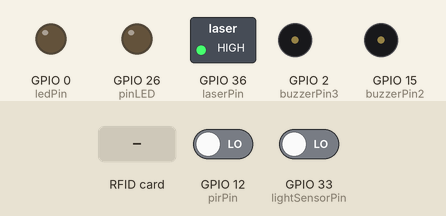
Recording of a sketch running on a simulated ESP32. On the bench: switched loads named in the sketch (green lamp = pin HIGH), output pins drawn as LEDs (lit = HIGH), buzzer (waves = sounding, pin HIGH). Dashed ring = blinking. Inputs (shaded band) come from the test bench; at power-on: GPIO 12 (pirPin) LOW, GPIO 33 (lightSensorPin) LOW. WiFi joins after 1.5 s; servers stay silent unless stated; no MQTT or app messages arrive unless stated; what the sketch prints to the serial monitor is not drawn.

Above: at 3.7 s.
3.8 s: GPIO 12 (pirPin) driven HIGH
At 4.9 s:
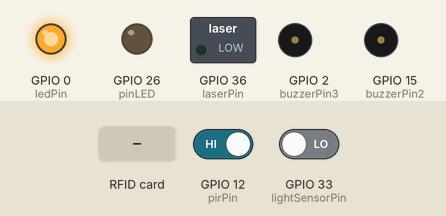
6.8 s: RFID card 5E 7A 19 C4 held to the reader
At 7.76 s:
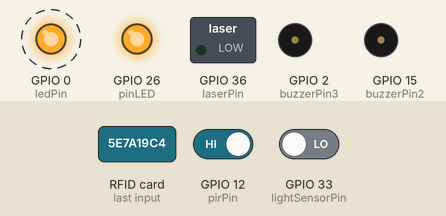
12.8 s: RFID card 3A E2 45 17 held to the reader
At 14.0 s:
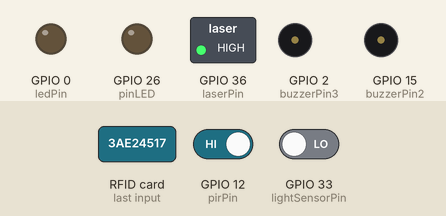
14.3 s: RFID card 5E 7A 19 C4 held to the reader
At 15.1 s:
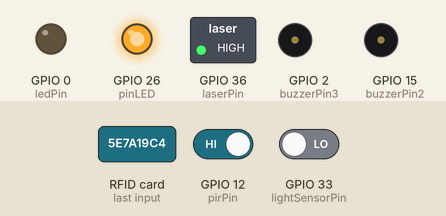
15.8 s: RFID card AB CD EF 01 held to the reader
At 16.1 s:
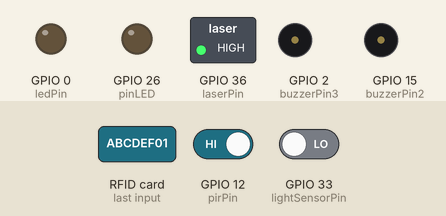
Timing chart, 0 to 18.3 s (numbered marks = the images above; inputs shaded):
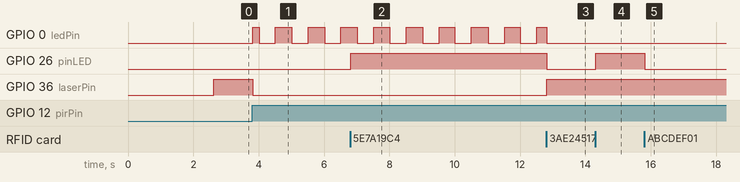

Measured:
- after the input at 3.8 s, GPIO 0 (ledPin): LOW → HIGH at once, then repeats every 0.99 s: LOW 0.48 s, HIGH 0.51 s; GPIO 36 (laserPin): HIGH → LOW at once
- after the input at 6.8 s, GPIO 26 (pinLED): LOW → HIGH at once
- after the input at 12.8 s, GPIO 26 (pinLED): HIGH → LOW at once; GPIO 36 (laserPin): LOW → HIGH at once
- after the input at 14.3 s, GPIO 26 (pinLED): LOW → HIGH at once
- after the input at 15.8 s, GPIO 26 (pinLED): HIGH → LOW at once

The sketch:

Proyecto.ino
```cpp
#include <MFRC522.h>
#include <SPI.h>
#include <WiFi.h>
#include <PubSubClient.h>
#include <ArduinoJson.h>

#define RST_PIN 22 // Pin de reinicio (RST) para el módulo RFID
#define SS_PIN 4   // Pin de selección (SDA/SS) para el módulo RFID

const int laserPin = 36;            // Pin del sensor láser
const int lightSensorPin = 33;      // Pin del sensor de luz
const int ledPin = 0;               // Pin del LED indicador de alarma
const int buzzerPin2 = 15;          // Pin del buzzer 2
const int buzzerPin3 = 2;           // Pin del buzzer 3
const int pirPin = 12;              // Pin del sensor PIR
const int pinLED = 26;              // Pin del LED

bool isAlarmOn = false;             // Estado de la alarma
bool isLaserActive = true;          // Estado del sensor láser
bool isMovementActive = true;       // Estado del sensor de movimiento
bool lastPIRState = LOW;            // Estado anterior del PIR
bool lastLaserState = LOW;          // Estado anterior del láser
unsigned long lastDebounceTime = 0; // Último tiempo de cambio
const long debounceDelay = 1000;    // Tiempo de estabilización después de encender

MFRC522 mfrc522(SS_PIN, RST_PIN);   // Instancia del objeto MFRC522

// UID de las tarjetas RFID válidas
byte validUID1[] = {0x3A, 0xE2, 0x45, 0x17};
byte validUID2[] = {0xAB, 0xCD, 0xEF, 0x01};

const char* ssid = "RE04";        // SSID de WiFi
const char* password = "lamismadesiempre"; // Contraseña de WiFi

const char* mqtt_server = "54.198.221.238"; // IP del servidor MQTT
const int mqtt_port = 1883;               // Puerto del servidor MQTT

WiFiClient espClient;
PubSubClient client(espClient);

void setup() {
    Serial.begin(115200);
    SPI.begin();
    mfrc522.PCD_Init();
    pinMode(laserPin, OUTPUT);
    pinMode(lightSensorPin, INPUT);
    pinMode(ledPin, OUTPUT);
    pinMode(buzzerPin2, OUTPUT);
    pinMode(buzzerPin3, OUTPUT);
    pinMode(pirPin, INPUT);
    pinMode(pinLED, OUTPUT);

    connectToWiFi();
    client.setServer(mqtt_server, mqtt_port);
    client.setCallback(mqttCallback);

    delay(1000); // Retardo inicial para estabilización de sensores
}

void loop() {
    if (!client.connected()) {
        reconnect();
    }
    client.loop();

    if (mfrc522.PICC_IsNewCardPresent() && mfrc522.PICC_ReadCardSerial()) {
        checkCard();
    }

    unsigned long currentTime = millis();
    if ((currentTime - lastDebounceTime) > debounceDelay) {
        activateAlarm(currentTime);
    }
    if (!isAlarmOn && isLaserActive) {
        digitalWrite(laserPin, HIGH);
    } else {
        digitalWrite(laserPin, LOW);
    }

    if (isAlarmOn) {
        digitalWrite(ledPin, (millis() / 500) % 2); // Hacer titilar el LED
    } else {
        digitalWrite(ledPin, LOW); // Apagar el LED
    }
}

void connectToWiFi() {
    int retryCount = 0;
    Serial.print("Connecting to WiFi...");
    WiFi.begin(ssid, password);

    while (WiFi.status() != WL_CONNECTED && retryCount < 20) {
        delay(500);
        Serial.print(".");
        retryCount++;
    }

    if (WiFi.status() == WL_CONNECTED) {
        Serial.println("Connected");
        Serial.print("IP address: ");
        Serial.println(WiFi.localIP());
    } else {
        Serial.println("Failed to connect to WiFi");
    }
}

void reconnect() {
    while (!client.connected()) {
        Serial.print("Attempting MQTT connection...");
        if (client.connect("ESP32Client")) {
            Serial.println("connected");
            client.subscribe("device/command");
        } else {
            Serial.print("failed, rc=");
            Serial.print(client.state());
            Serial.println(" try again in 5 seconds");
            delay(5000);
        }
    }
}

void mqttCallback(char* topic, byte* payload, unsigned int length) {
    Serial.print("Message arrived [");
    Serial.print(topic);
    Serial.print("] ");
    for (int i = 0; i < length; i++) {
        Serial.print((char)payload[i]);
    }
    Serial.println();

    StaticJsonDocument<200> doc;
    deserializeJson(doc, payload, length);

    if (doc["alarm1"] != nullptr) {
        if (doc["alarm1"]) {
            activateAlarm(millis());
        } else {
            deactivateAlarm();
        }
    }
    if (doc["laser"] != nullptr) {
        isLaserActive = doc["laser"];
    }
    if (doc["movement"] != nullptr) {
        isMovementActive = doc["movement"];
    }
}

void checkCard() {
    byte currentUID[4];
    for (byte i = 0; i < 4; i++) {
        currentUID[i] = mfrc522.uid.uidByte[i];
    }
    if (checkUID(currentUID)) {
        Serial.println("Access granted");
        digitalWrite(pinLED, LOW);
        isAlarmOn = false;  // Correcto, estás cambiando el estado de la alarma aquí
        deactivateAlarm(); // Debería llamar a esta función para asegurar que todos los procesos de desactivación se manejen
        publishStatus();   // Confirma el nuevo estado al sistema
    } else {
        Serial.println("Access denied");
        digitalWrite(pinLED, HIGH);
    }
}

bool checkUID(byte* uid) {
    return memcmp(uid, validUID1, sizeof(validUID1)) == 0 || memcmp(uid, validUID2, sizeof(validUID2)) == 0;
}

void activateAlarm(unsigned long currentTime) {
   byte currentUID[4];
    for (byte i = 0; i < 4; i++) {
        currentUID[i] = mfrc522.uid.uidByte[i];
    }
    bool move = digitalRead(pirPin) == HIGH;
    bool laser = digitalRead(lightSensorPin) == HIGH;

    if (move != lastPIRState || laser != lastLaserState) {
        lastDebounceTime = currentTime;
        if (move && isMovementActive && !isAlarmOn && !checkUID(currentUID) ) {
            Serial.println("Alarm activated due to movement");
            isAlarmOn = true;
            publishStatus();
        }

        if (laser && isLaserActive && !isAlarmOn && !checkUID(currentUID)) {
            Serial.println("Alarm activated due to laser sensor");
            isAlarmOn = true;
            publishStatus();
        }
    }

    lastPIRState = move;
    lastLaserState = laser;
}

void publishStatus() {
    StaticJsonDocument<200> doc;
    doc["alarm1"] = isAlarmOn;
    doc["alarm2"] = false;
    doc["laser"] = isLaserActive;
    doc["movement"] = isMovementActive;
    char buffer[256];
    size_t n = serializeJson(doc, buffer);
    client.publish("device/status", buffer, n);
}

void deactivateAlarm() {
    // Remueve la comprobación del UID aquí, ya que se maneja en checkCard
    Serial.println("Alarm deactivated");
    isAlarmOn = false;
    publishStatus();
}
```
